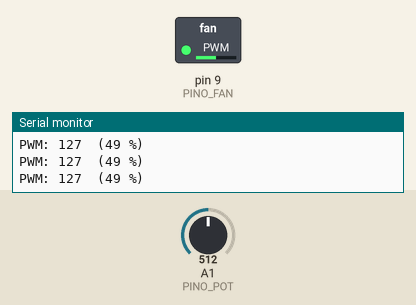
This sketch was run on a simulated Arduino Uno, built with avr-gcc and run on an emulated ATmega328P. On the bench: switched loads named in the sketch (green lamp = pin HIGH), the last lines printed to the serial monitor. Inputs (shaded band) come from the test bench; at power-on: A1 (PINO_POT) = 512.

Above: at 1.2 s.
1.3 s: A1 (PINO_POT) set to 716
At 1.9 s:
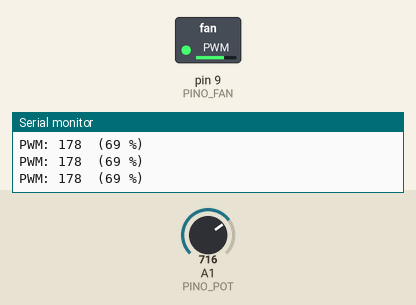
2.9 s: A1 (PINO_POT) set to 900
At 3.3 s:
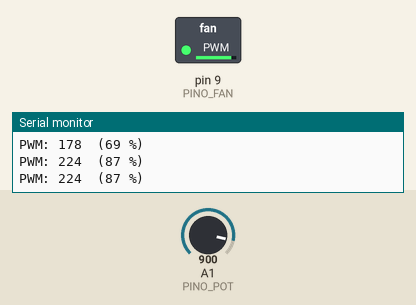
4.5 s: A1 (PINO_POT) set to 122
At 5.8 s:
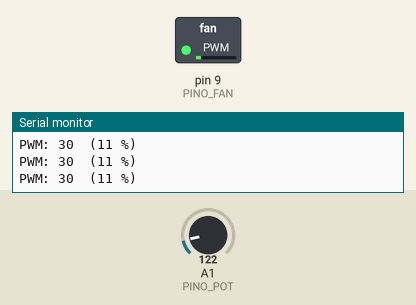
6.1 s: A1 (PINO_POT) set to 0
At 7.2 s:
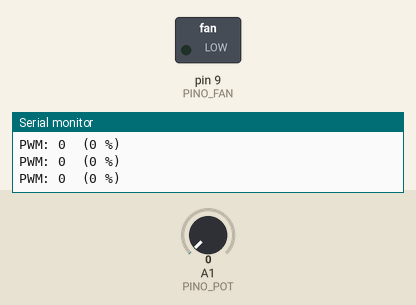
7.7 s: A1 (PINO_POT) set to 511
At 8.6 s:
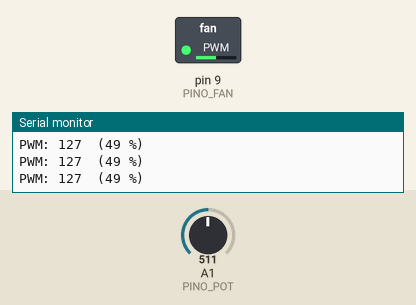
Timing chart, 0 to 10.3 s (numbered marks = the images above; inputs shaded):
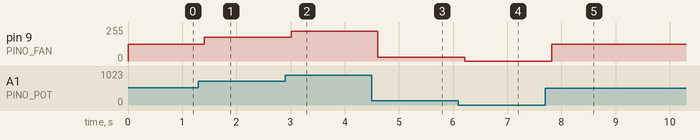

The sketch:

06_cooler_pwm.ino
```cpp
// Aula 2.3 — Velocidade do cooler 12 V com MOSFET e PWM (Kitnet Inteligente E3Maker)
// Potenciômetro no A1 controla a velocidade; MOSFET (IRLZ44N ou módulo) no pino 9.
const int PINO_POT = A1;   // cursor do potenciômetro
const int PINO_FAN = 9;    // pino PWM ligado ao gate do MOSFET

void setup() {
  pinMode(PINO_FAN, OUTPUT);
  analogWrite(PINO_FAN, 0);     // começa parado
  Serial.begin(9600);
}

void loop() {
  int leitura = analogRead(PINO_POT);          // 0 a 1023
  int pwm     = map(leitura, 0, 1023, 0, 255);  // converte para 0 a 255
  analogWrite(PINO_FAN, pwm);

  Serial.print("PWM: "); Serial.print(pwm);
  Serial.print("  (");   Serial.print(pwm * 100 / 255); Serial.println(" %)");
  delay(200);
}
```

Measured:
- after the input at 1.3 s, pin 9 (PINO_FAN): 127/255 → 178/255 after 0.10 s
- after the input at 2.9 s, pin 9 (PINO_FAN): 178/255 → 224/255 after 0.11 s
- after the input at 4.5 s, pin 9 (PINO_FAN): 224/255 → 30/255 after 0.11 s
- after the input at 6.1 s, pin 9 (PINO_FAN): 30/255 → 0/255 after 0.12 s
- after the input at 7.7 s, pin 9 (PINO_FAN): 0/255 → 127/255 after 0.12 s
